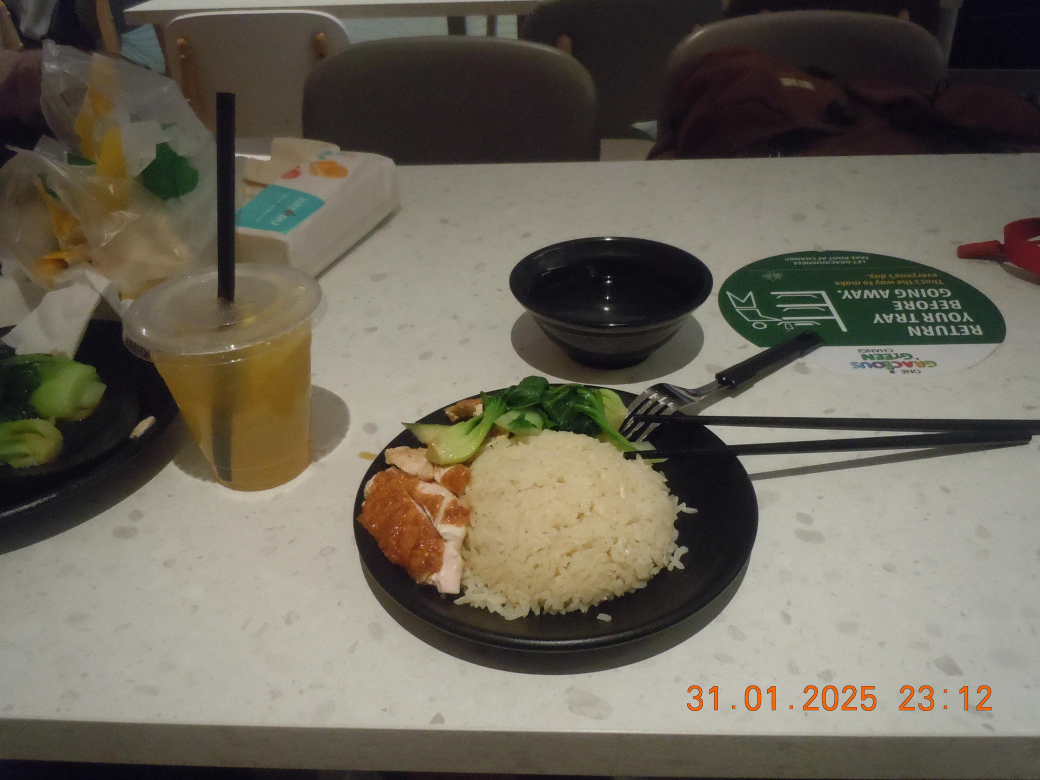
#> input picture DSCN0972.JPG, 4160 x 3120 px, found by its file name (shown at 1/4 size)
$ jupyter execute OtsuGAcode.ipynb
#> lines starting #> are read from the running program, lines starting #| are printed output that depends on the picture; after the words box and inside, x2 and y2 are one past the last pixel; in counts of white or black regions, pixels touching at a corner belong together
[cell 1]
import numpy as np
from PIL import Image
import matplotlib.pyplot as plt
import seaborn as sns
import random

[cell 2]
def threshold_image(im,th):
    thresholded_im = np.zeros(im.shape)
    thresholded_im[im >= th] = 1
    return thresholded_im

def compute_otsu_criteria(im, th):
    thresholded_im = threshold_image(im,th)
    nb_pixels = im.size
    nb_pixels1 = np.count_nonzero(thresholded_im)
    weight1 = nb_pixels1 / nb_pixels
    weight0 = 1 - weight1
    if weight1 == 0 or weight0 == 0:
        return np.inf
    val_pixels1 = im[thresholded_im == 1]
    val_pixels0 = im[thresholded_im == 0]
    var0 = np.var(val_pixels0) if len(val_pixels0) > 0 else 0
    var1 = np.var(val_pixels1) if len(val_pixels1) > 0 else 0
    return weight0 * var0 + weight1 * var1

[cell 3]
POPULATION_SIZE = 20
N_GENERATIONS = 50
MUTATION_RATE = 0.002
TOURNAMENT_SIZE = 5

def create_individual():

    return [random.randint(0, 1) for _ in range(8)]

def binary_to_decimal(binary_list):

    return int("".join(map(str, binary_list)), 2)

def selection(population, fitness_scores):

    tournament = random.sample(list(zip(population, fitness_scores)), TOURNAMENT_SIZE)

    winner = min(tournament, key=lambda x: x[1])
    return winner[0]

def crossover(parent1, parent2):

    crossover_point = random.randint(1, 7)
    child = parent1[:crossover_point] + parent2[crossover_point:]
    return child

def mutate(individual):

    for i in range(len(individual)):
        if random.random() < MUTATION_RATE:
            individual[i] = 1 - individual[i] # Flip the bit
    return individual

def find_best_threshold_ga(im):


    population = [create_individual() for _ in range(POPULATION_SIZE)]

    best_overall_individual = None
    best_overall_fitness = np.inf

    print("--- Starting Genetic Algorithm ---")


    for generation in range(N_GENERATIONS):

        fitness_scores = []
        for individual in population:
            threshold = binary_to_decimal(individual)
            fitness = compute_otsu_criteria(im, threshold)
            fitness_scores.append(fitness)


        min_fitness = min(fitness_scores)
        if min_fitness < best_overall_fitness:
            best_overall_fitness = min_fitness
            best_overall_individual = population[fitness_scores.index(min_fitness)]

        print(f"Generation {generation+1}/{N_GENERATIONS} | Best Fitness: {best_overall_fitness:.4f} | Threshold: {binary_to_decimal(best_overall_individual)}")


        new_population = []


        new_population.append(best_overall_individual)

        while len(new_population) < POPULATION_SIZE:

            parent1 = selection(population, fitness_scores)
            parent2 = selection(population, fitness_scores)


            child = crossover(parent1, parent2)
            child = mutate(child)

            new_population.append(child)

        population = new_population

    best_threshold = binary_to_decimal(best_overall_individual)
    print(f"\n--- GA Finished ---")
    print(f"Best threshold found: {best_threshold}")
    return best_threshold

[cell 4]
path_image = '/Users/abynaya/Downloads/DSCN0972.JPG'
new_size = (400,300)

im = np.asarray(Image.open(path_image).convert('L').resize(new_size))
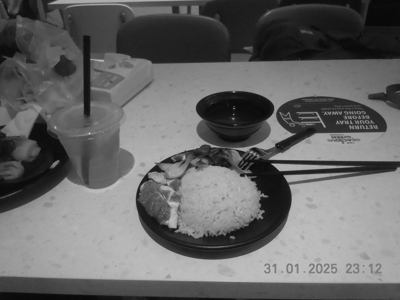
#> im: shape (300, 400); min 7, max 216, mean 102.8
best_th_ga = find_best_threshold_ga(im)
#> the loop in find_best_threshold_ga, `for generation in range(N_GENERATIONS): ` made 50 passes
#| Generation 10/50 | Best Fitness: 649.4550 | Threshold: 105
#| Generation 11/50 | Best Fitness: 649.4550 | Threshold: 105
#| Generation 12/50 | Best Fitness: 649.4550 | Threshold: 105
#| Generation 13/50 | Best Fitness: 649.4550 | Threshold: 105
#| Generation 14/50 | Best Fitness: 649.4550 | Threshold: 105
#| Generation 15/50 | Best Fitness: 649.4550 | Threshold: 105
#| Generation 16/50 | Best Fitness: 649.4550 | Threshold: 105
#| Generation 17/50 | Best Fitness: 649.4550 | Threshold: 105
#> (further printed lines are left out)
#> pass 1, in compute_otsu_criteria (call 2), `thresholded_im = threshold_image(im,th)`:
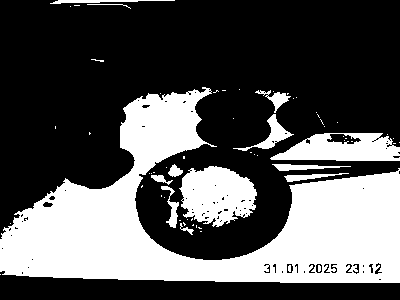
#> thresholded_im: shape (300, 400) float64; values 0 (black) and 1 (white), 33.9% white; 63 white regions (50 under 20 px), largest, box (x1, y1, x2, y2) and area: (0, 87, 400, 283) 32487, (179, 166, 257, 227) 3369, (270, 133, 400, 161) 2538
#> pass 1, in compute_otsu_criteria (call 3), `thresholded_im = threshold_image(im,th)`:
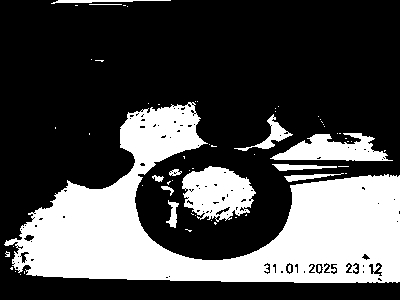
#> thresholded_im: shape (300, 400) float64; values 0 (black) and 1 (white), 30.1% white; 63 white regions (51 under 20 px), largest, box (x1, y1, x2, y2) and area: (4, 102, 400, 283) 29628, (182, 166, 256, 222) 2772, (270, 133, 393, 161) 1971
#> pass 1, in compute_otsu_criteria (call 4), `thresholded_im = threshold_image(im,th)`:
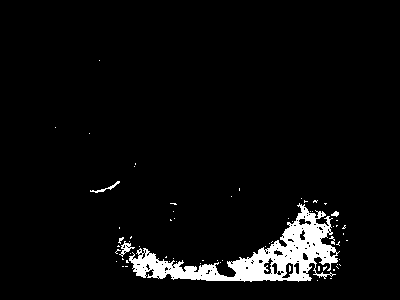
#> thresholded_im: shape (300, 400) float64; values 0 (black) and 1 (white), 4.6% white; 66 white regions (61 under 20 px), largest, box (x1, y1, x2, y2) and area: (129, 203, 340, 282) 5138, (119, 241, 135, 257) 86, (90, 181, 120, 193) 70, (331, 211, 339, 217) 29, (329, 236, 335, 245) 24
#| Best threshold found: 105
im_ga_otsu = threshold_image(im, best_th_ga)
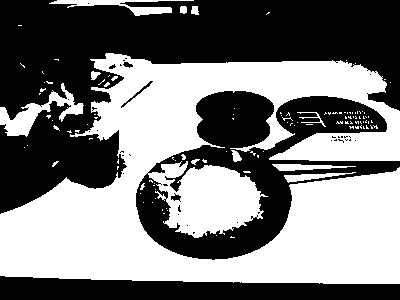
#> im_ga_otsu: shape (300, 400) float64; values 0 (black) and 1 (white), 48.6% white; 115 white regions (101 under 20 px), largest, box (x1, y1, x2, y2) and area: (0, 53, 400, 284) 54582, (0, 83, 84, 137) 1363, (49, 0, 194, 16) 776
import matplotlib.image as mpimg
image = mpimg.imread(path_image)
#> image is the input picture: shape (3120, 4160, 3); mean R, G, B 108.2, 102.6, 89.5
plt.imshow(image)
plt.show()

[cell 5]
plt.figure(figsize=(20,10))
plt.subplot(1,2,1)
plt.title('Original',fontsize=20)
plt.imshow(im,cmap='gray')
plt.subplot(1,2,2)
plt.title('Otsu Method Non-Resized',fontsize=20)
plt.imshow(im_ga_otsu,cmap='gray')
plt.tight_layout()

[cell 6]
def find_best_threshold_bruteforce(im):
    threshold_range = range(np.max(im) + 1)
    criterias = [compute_otsu_criteria(im, th) for th in threshold_range]
    best_threshold = threshold_range[np.argmin(criterias)]
    return best_threshold

print("--- Starting Brute-Force (Optimal) Method ---")

best_th_brute = find_best_threshold_bruteforce(im)
print(f"Optimal threshold found via brute-force: {best_th_brute}")
#| Optimal threshold found via brute-force: 105

im_brute_otsu = threshold_image(im, best_th_brute)

plt.figure(figsize=(12,9))
plt.imshow(im_brute_otsu, cmap='gray')
plt.title(f'Non-GA Otsu Method (Threshold = {best_th_brute})', fontsize=20)
plt.show()
